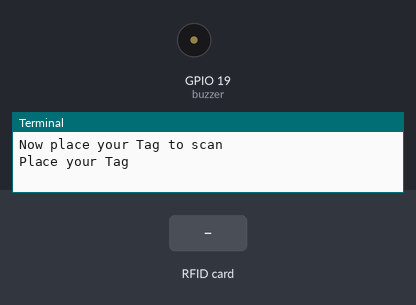
Bench run of a program on a simulated Raspberry Pi (BCM pin numbers). Parts: buzzer (waves = sounding, pin HIGH), the last lines printed to the terminal. Inputs (shaded band) come from the test bench. At 1.9 s the program stops and its outputs stay as they are.

Above: at 1.2 s.
1.3 s: RFID card 5E 7A 19 C4 held to the reader
At 1.7 s:
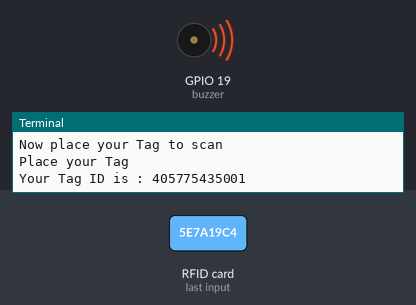
Timing chart, 0 to 3.4 s (numbered marks = the images above; inputs shaded):
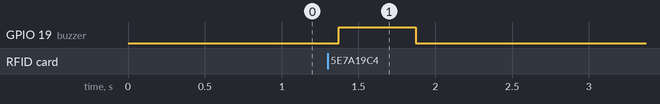

Measured:
- after the input at 1.3 s, GPIO 19 (buzzer): LOW → HIGH after 0.07 s, → LOW 0.50 s later

The program:

Scan.py
```python
# Include the library filese
import I2C_LCD_driver
import RPi.GPIO as GPIO
from mfrc522 import SimpleMFRC522
from time import sleep

#Include the buzzer pin
buzzer = 19

GPIO.setmode(GPIO.BCM)
GPIO.setwarnings(False)
GPIO.setup(buzzer,GPIO.OUT)

# Create a object for the LCD
#lcd = I2C_LCD_driver.lcd()

# Create a object for the RFID module
scan = SimpleMFRC522()


try:
        print("Now place your Tag to scan")
        print("Place your Tag")
        scan.write("Tag ID")
        id,Tag = scan.read()
        print("Your Tag ID is : " + str(id))


        GPIO.output(buzzer,GPIO.HIGH)
        sleep(0.5)
        GPIO.output(buzzer,GPIO.LOW)

finally:
        GPIO.cleanup()
```
